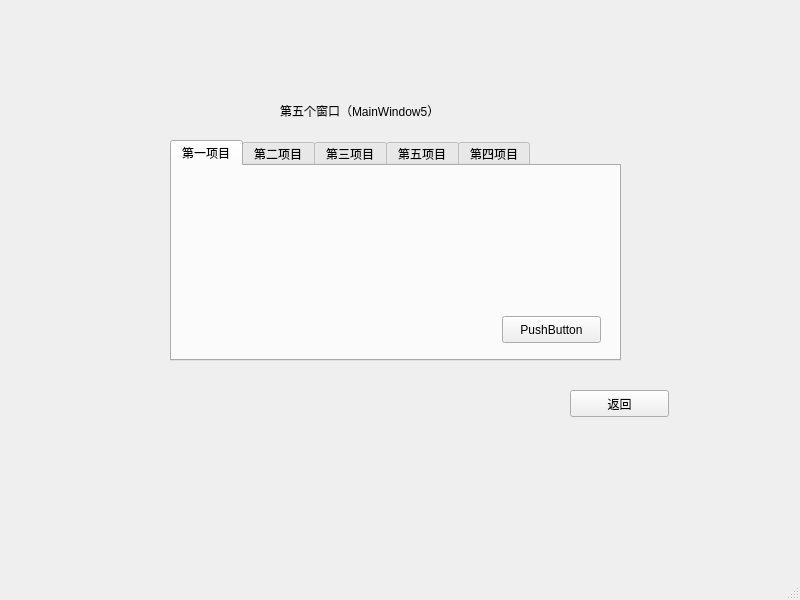
<?xml version="1.0" encoding="UTF-8"?>
<ui version="4.0">
 <class>MainWindow5</class>
 <widget class="QMainWindow" name="MainWindow5">
  <property name="geometry">
   <rect>
    <x>0</x>
    <y>0</y>
    <width>800</width>
    <height>600</height>
   </rect>
  </property>
  <property name="windowTitle">
   <string>MainWindow</string>
  </property>
  <widget class="QWidget" name="centralwidget">
   <widget class="QLabel" name="label">
    <property name="geometry">
     <rect>
      <x>280</x>
      <y>80</y>
      <width>211</width>
      <height>61</height>
     </rect>
    </property>
    <property name="text">
     <string>第五个窗口（MainWindow5）</string>
    </property>
   </widget>
   <widget class="QPushButton" name="pushButton_1">
    <property name="geometry">
     <rect>
      <x>570</x>
      <y>390</y>
      <width>99</width>
      <height>27</height>
     </rect>
    </property>
    <property name="text">
     <string>返回</string>
    </property>
   </widget>
   <widget class="QTabWidget" name="tabWidget">
    <property name="geometry">
     <rect>
      <x>170</x>
      <y>140</y>
      <width>451</width>
      <height>221</height>
     </rect>
    </property>
    <property name="currentIndex">
     <number>0</number>
    </property>
    <widget class="QWidget" name="tab_11">
     <attribute name="title">
      <string>第一项目</string>
     </attribute>
     <widget class="QPushButton" name="pushButton_3">
      <property name="geometry">
       <rect>
        <x>330</x>
        <y>150</y>
        <width>99</width>
        <height>27</height>
       </rect>
      </property>
      <property name="text">
       <string>PushButton</string>
      </property>
     </widget>
    </widget>
    <widget class="QWidget" name="tab_12">
     <attribute name="title">
      <string>第二项目</string>
     </attribute>
    </widget>
    <widget class="QWidget" name="tab_13">
     <attribute name="title">
      <string>第三项目</string>
     </attribute>
    </widget>
    <widget class="QWidget" name="tab_14">
     <attribute name="title">
      <string>第五项目</string>
     </attribute>
    </widget>
    <widget class="QWidget" name="tab_15">
     <attribute name="title">
      <string>第四项目</string>
     </attribute>
    </widget>
   </widget>
  </widget>
  <widget class="QMenuBar" name="menubar">
   <property name="geometry">
    <rect>
     <x>0</x>
     <y>0</y>
     <width>800</width>
     <height>28</height>
    </rect>
   </property>
  </widget>
  <widget class="QStatusBar" name="statusbar"/>
 </widget>
 <resources/>
 <connections/>
</ui>
